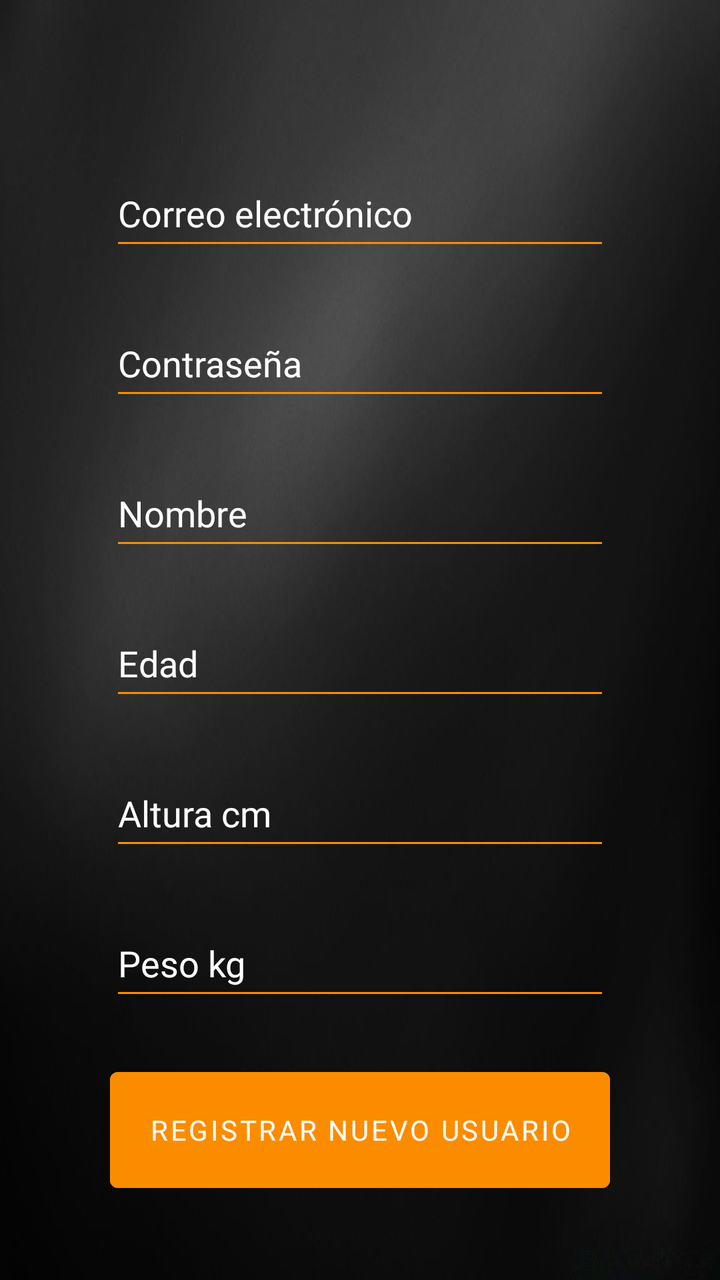
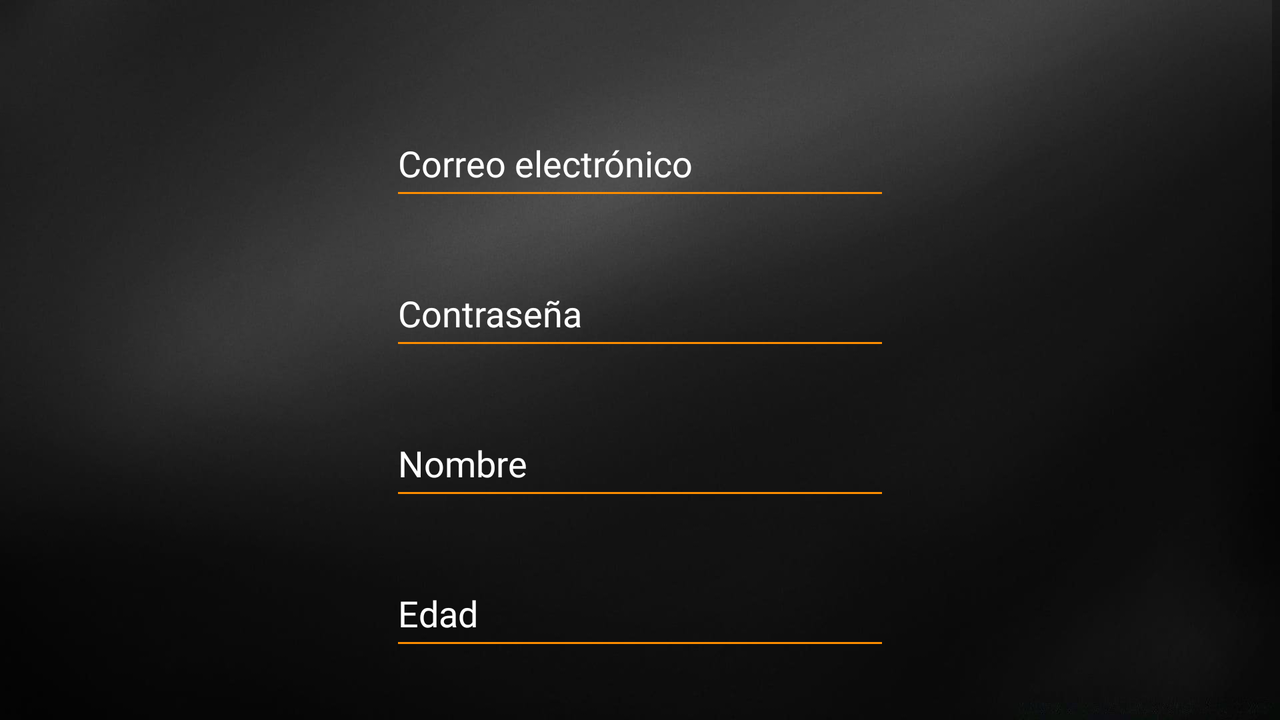

Compare how this app lays out the same screen by default and in its alternative resource folder. The renders come first, then the two layout files and the values they reference.
<!-- AndroidManifest.xml: application theme Theme.Proyecto_login -->
<!-- res/layout/activity_register_user.xml -->
<?xml version="1.0" encoding="utf-8"?>
<androidx.constraintlayout.widget.ConstraintLayout xmlns:android="http://schemas.android.com/apk/res/android"
    xmlns:app="http://schemas.android.com/apk/res-auto"
    xmlns:tools="http://schemas.android.com/tools"
    android:layout_width="match_parent"
    android:layout_height="match_parent"
    android:background="@drawable/hexagon2"
    tools:context=".RegisterUser">

    <EditText style="@style/EditTextTextoBlanco"
        android:id="@+id/etEmailR"
        android:layout_width="250dp"
        android:layout_height="50dp"
        android:layout_marginTop="80dp"
        android:ems="10"
        android:hint="Correo electrónico"
        android:inputType="textPersonName"
        android:textAllCaps="false"
        app:layout_constraintEnd_toEndOf="parent"
        app:layout_constraintStart_toStartOf="parent"
        app:layout_constraintTop_toTopOf="parent" />

    <EditText style="@style/EditTextTextoBlanco"
        android:id="@+id/etPasswordR"
        android:layout_width="250dp"
        android:layout_height="50dp"
        android:layout_marginTop="25dp"
        android:backgroundTint="#FB8C00"
        android:ems="10"
        android:hint="Contraseña"
        android:inputType="textPersonName"
        android:textAlignment="viewStart"
        android:textAllCaps="false"
        app:layout_constraintEnd_toEndOf="parent"
        app:layout_constraintStart_toStartOf="parent"
        app:layout_constraintTop_toBottomOf="@+id/etEmailR" />

    <EditText style="@style/EditTextTextoBlanco"
        android:id="@+id/etNombreR"
        android:layout_width="250dp"
        android:layout_height="50dp"
        android:layout_marginTop="25dp"
        android:ems="10"
        android:hint="Nombre"
        android:inputType="textPersonName"
        app:layout_constraintEnd_toEndOf="parent"
        app:layout_constraintStart_toStartOf="parent"
        app:layout_constraintTop_toBottomOf="@+id/etPasswordR" />

    <EditText style="@style/EditTextTextoBlanco"
        android:id="@+id/etEdadR"
        android:layout_width="250dp"
        android:layout_height="50dp"
        android:layout_marginTop="25dp"
        android:ems="10"
        android:hint="Edad"
        android:inputType="number"
        android:textColor="#FFFFFF"
        android:textColorHint="#FFFFFF"
        app:layout_constraintEnd_toEndOf="parent"
        app:layout_constraintStart_toStartOf="parent"
        app:layout_constraintTop_toBottomOf="@+id/etNombreR" />

    <EditText style="@style/EditTextTextoBlanco"
        android:id="@+id/etAlturaR"
        android:layout_width="250dp"
        android:layout_height="50dp"
        android:layout_marginTop="25dp"
        android:ems="10"
        android:hint="Altura cm"
        android:inputType="number"
        app:layout_constraintEnd_toEndOf="parent"
        app:layout_constraintStart_toStartOf="parent"
        app:layout_constraintTop_toBottomOf="@+id/etEdadR" />

    <EditText style="@style/EditTextTextoBlanco"
        android:id="@+id/etPesoR"
        android:layout_width="250dp"
        android:layout_height="50dp"
        android:layout_marginTop="25dp"
        android:ems="10"
        android:hint="Peso kg"
        android:inputType="number"
        app:layout_constraintEnd_toEndOf="parent"
        app:layout_constraintStart_toStartOf="parent"
        app:layout_constraintTop_toBottomOf="@+id/etAlturaR" />

    <Button style="@style/BotonTextoBlanco"
        android:id="@+id/btRegisterUser"
        android:layout_width="250dp"
        android:layout_height="70dp"
        android:layout_marginTop="25dp"
        android:backgroundTint="#FB8C00"
        android:text="Registrar nuevo usuario"
        app:layout_constraintEnd_toEndOf="parent"
        app:layout_constraintStart_toStartOf="parent"
        app:layout_constraintTop_toBottomOf="@+id/etPesoR" />
</androidx.constraintlayout.widget.ConstraintLayout>
<!-- resources referenced by this layout -->
<resources>
  <!-- drawable hexagon2: jpg bitmap (drawable, 46588 bytes) -->
  <style name="BotonTextoBlanco" parent="TextAppearance.AppCompat">
          <item name="android:textColor">#FFFFFF</item>
          <item name="android:textColorHint">#FFFFFF</item>
          <item name="android:fontFamily">@font/allerta_stencil</item>
          <item name="android:textSize">14sp</item>
          <item name="android:backgroundTint">#FB8C00</item>
      </style>
  <style name="EditTextTextoBlanco" parent="TextAppearance.AppCompat">
          <item name="android:textColor">#FFFFFF</item>
          <item name="android:textColorHint">#FFFFFF</item>
          <item name="android:fontFamily">@font/allerta_stencil</item>
          <item name="android:textSize">18sp</item>
          <item name="android:backgroundTint">#FB8C00</item>
          <item name="android:textCursorDrawable">@color/teal_200</item>
      </style>
  <style name="Theme.Proyecto_login" parent="Theme.MaterialComponents.DayNight.NoActionBar">
          
          <item name="colorPrimary">@color/purple_500</item>
          <item name="colorPrimaryVariant">@color/black</item>
          <item name="colorOnPrimary">@color/white</item>
          
          <item name="colorSecondary">@color/teal_200</item>
          <item name="colorSecondaryVariant">@color/teal_700</item>
          <item name="colorOnSecondary">@color/black</item>
          
          <item name="android:statusBarColor" tools:targetApi="l">?attr/colorPrimaryVariant</item>
          
      </style>
  <color name="teal_200">#FB8C00</color>
  <color name="purple_500">#FF6200EE</color>
  <color name="black">#FF000000</color>
  <color name="white">#FFFFFFFF</color>
  <color name="teal_700">#FF018786</color>
</resources>
<!-- res/layout-land/activity_register_user.xml (the repository's variant of the layout above) -->
<!-- drawn on the phone turned sideways -->
<?xml version="1.0" encoding="utf-8"?>
<androidx.constraintlayout.widget.ConstraintLayout xmlns:android="http://schemas.android.com/apk/res/android"
    xmlns:app="http://schemas.android.com/apk/res-auto"
    xmlns:tools="http://schemas.android.com/tools"
    android:layout_width="match_parent"
    android:layout_height="match_parent"
    android:background="@drawable/hexagon2"
    tools:context=".RegisterUser">

    <ScrollView
        android:layout_width="match_parent"
        android:layout_height="match_parent"
        tools:layout_editor_absoluteX="0dp"
        tools:layout_editor_absoluteY="-100dp">

        <LinearLayout
            android:layout_width="match_parent"
            android:layout_height="wrap_content"
            android:gravity="center"
            android:orientation="vertical"
            android:padding="5dp">

            <EditText
                android:id="@+id/etEmailR"
                style="@style/EditTextTextoBlanco"
                android:layout_width="250dp"
                android:layout_height="50dp"
                android:layout_marginTop="50dp"
                android:ems="10"
                android:hint="Correo electrónico"
                android:inputType="textPersonName"
                android:textColor="#FFFFFF"
                android:textColorHint="#FFFFFF" />

            <EditText
                android:id="@+id/etPasswordR"
                style="@style/EditTextTextoBlanco"
                android:layout_width="250dp"
                android:layout_height="50dp"
                android:layout_marginTop="25dp"
                android:ems="10"
                android:hint="Contraseña"
                android:inputType="textPersonName"
                android:textColor="#FFFFFF"
                android:textColorHint="#FFFFFF" />

            <EditText
                android:id="@+id/etNombreR"
                style="@style/EditTextTextoBlanco"
                android:layout_width="250dp"
                android:layout_height="50dp"
                android:layout_marginTop="25dp"
                android:ems="10"
                android:hint="Nombre"
                android:inputType="textPersonName"
                android:textColor="#FFFFFF"
                android:textColorHint="#FFFFFF" />

            <EditText
                android:id="@+id/etEdadR"
                style="@style/EditTextTextoBlanco"
                android:layout_width="250dp"
                android:layout_height="50dp"
                android:layout_marginTop="25dp"
                android:ems="10"
                android:hint="Edad"
                android:inputType="number"
                android:textColor="#FFFFFF"
                android:textColorHint="#FFFFFF" />

            <EditText
                android:id="@+id/etAlturaR"
                style="@style/EditTextTextoBlanco"
                android:layout_width="250dp"
                android:layout_height="50dp"
                android:layout_marginTop="25dp"
                android:ems="10"
                android:hint="Altura"
                android:inputType="number"
                android:textColor="#FFFFFF"
                android:textColorHint="#FFFFFF" />

            <EditText
                android:id="@+id/etPesoR"
                style="@style/EditTextTextoBlanco"
                android:layout_width="250dp"
                android:layout_height="50dp"
                android:layout_marginTop="25dp"
                android:ems="10"
                android:hint="Peso"
                android:inputType="number"
                android:textColor="#FFFFFF"
                android:textColorHint="#FFFFFF" />

            <Button
                android:id="@+id/btRegisterUser"
                style="@style/BotonTextoBlanco"
                android:layout_width="250dp"
                android:layout_height="70dp"
                android:layout_marginTop="25dp"
                android:layout_marginBottom="50dp"
                android:backgroundTint="#FB8C00"
                android:text="Registrar nuevo usuario" />
        </LinearLayout>
    </ScrollView>

</androidx.constraintlayout.widget.ConstraintLayout>
